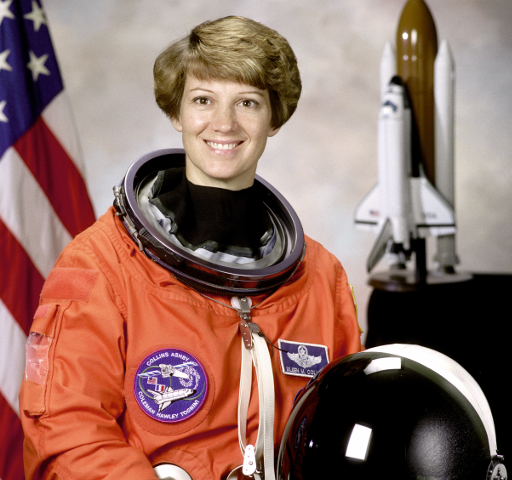
#> input picture test_kit/generator/sources/skimage_astronaut_480x512.png, 512 x 480 px
$ python -i oracle.py   (imports and definitions only)
#> lines starting #> are read from the running program, lines starting #| are printed output that depends on the picture; after the words box and inside, x2 and y2 are one past the last pixel; in counts of white or black regions, pixels touching at a corner belong together
#> further down, picture is the input picture: shape (480, 512, 3); mean B, G, R 100.1, 109.5, 145.2
"""Independent oracle for ImgGrader v1.1.

Written from the documentation only (User Guide, App-Guide, paper appendix and
README); it does NOT import or copy the grader. Library conventions that the
documentation names are used directly: OpenCV for reading images, grayscale
conversion and resizing; colour-science for CIEDE2000; SciPy for labelling.
"""
import math, re
import numpy as np, cv2
from scipy import ndimage as ndi
import colour

HIGHER_IS_BETTER = {"PSNR", "SSIM", "NCC", "IoU", "Contours", "ContoursStrict", "EXACT"}   # App-Guide §5
MAP_METRICS = {"MSE", "MAE", "ΔE"}                                                     # App-Guide §4


class Expected(Exception):
    """An evaluation the documentation says must be reported, not scored."""
    def __init__(self, status):
        super().__init__(status); self.status = status


# ---------------------------------------------------------------- helpers
# [4 lines left out: function read, not called in this run]

def gray(img):
    return cv2.cvtColor(img, cv2.COLOR_BGR2GRAY)
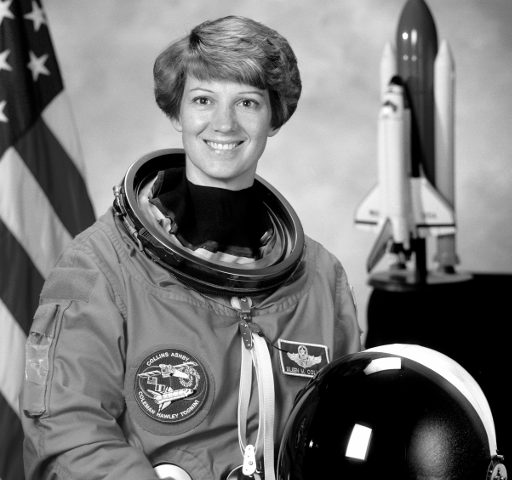
#> returned value: shape (480, 512); min 0, max 255, mean 119.1

def binary(img):
    return gray(img) > 127                     # masks/IoU: white = foreground (>127)
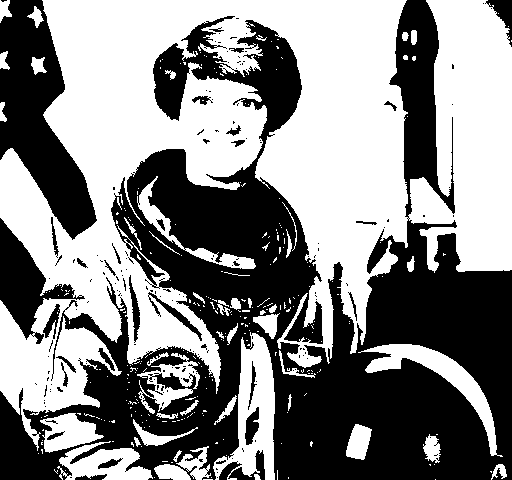
#> returned value: shape (480, 512) bool; 52.7% white; 176 black regions (146 under 20 px), largest, box (x1, y1, x2, y2) and area: (0, 0, 512, 480) 97094, (0, 0, 97, 240) 11166, (0, 218, 85, 344) 3663

# [47 lines left out: functions roi_from_file, align, aggregate, ndiff_params, ssim_map, not called in this run]

# ---------------------------------------------------------------- topology
S8, S4 = np.ones((3, 3), bool), ndi.generate_binary_structure(2, 1)
def n_objects(img): return ndi.label(binary(img), structure=S8)[1]
# [4 lines left out: function n_holes, not called in this run]
def holes_per_object(img):
    lab, _ = ndi.label(binary(img), structure=S8); out = []
#> after `lab, _ = ndi.label(binary(img), structure=S8)`:
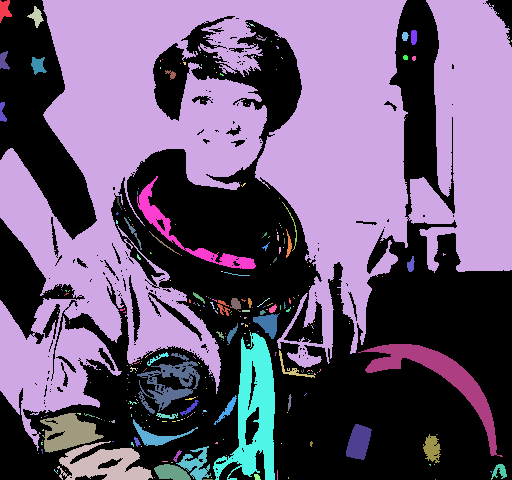
#> lab: shape (480, 512) int32; 285 distinct labels, from 0 to 284; one colour per label, 0 black
    for i, sl in enumerate(ndi.find_objects(lab), 1):
        sub = np.pad(lab[sl] == i, 1)
        out.append(ndi.label(ndi.binary_fill_holes(sub, structure=S4) & ~sub, structure=S4)[1])
#> this loop made 284 passes
#> pass 2, in holes_per_object, `sub = np.pad(lab[sl] == i, 1)`:
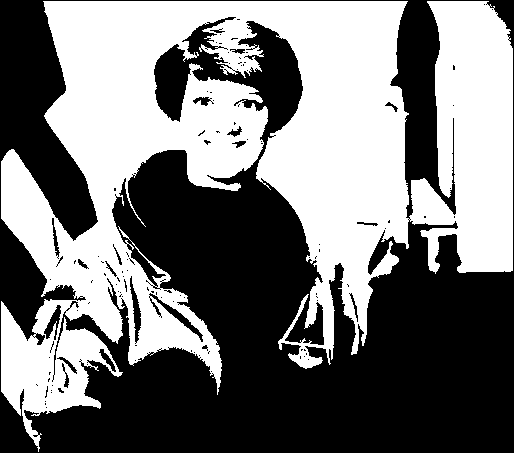
#> sub: shape (453, 514) bool; 47.2% white; 1 white region, box (x1, y1, x2, y2) and area: (1, 1, 513, 452) 109964
#> after the loop, out = 284 values, max 223 at index 1, min 0 at index 0, mean 1.11
    return sorted(out)

# ---------------------------------------------------------------- metrics
# [101 lines left out: functions metric, score, near_boundary, console, not called in this run]

>>> import cv2
>>> picture = cv2.imread('sources/skimage_astronaut_480x512.png')
>>> result = holes_per_object(picture)
#> result = 284 values from 0 to 223
